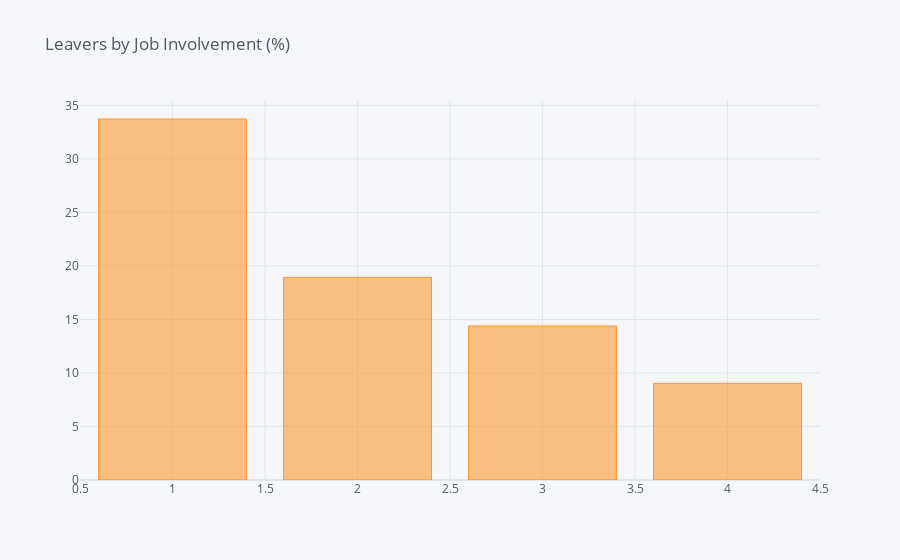

This figure's notebook cell:
### Code cell
df_JobInvolvement = pd.DataFrame(columns=["Job Involvement", "% of Leavers"])
i=0
for field in list(df['JobInvolvement'].unique()):
    ratio = df[(df['JobInvolvement']==field)&(df['Attrition']=="Yes")].shape[0] / df[df['JobInvolvement']==field].shape[0]
    df_JobInvolvement.loc[i] = (field, ratio*100)
    i += 1
    #print("In {}, the ratio of leavers is {:.2f}%".format(field, ratio*100))    
df_JI = df_JobInvolvement.groupby(by="Job Involvement").sum()
df_JI.iplot(kind='bar',title='Leavers by Job Involvement (%)')

### Figure 1 — Plotly figure (JSON) as saved in the notebook; plotly's stock layout.template omitted (floating-point values rounded to 4 significant figures)
{"data": [{"marker": {"color": "rgba(255, 153, 51, 0.6)", "line": {"color": "rgba(255, 153, 51, 1.0)", "width": 1}}, "name": "% of Leavers", "orientation": "v", "text": "", "type": "bar", "x": [1, 2, 3, 4], "y": [33.73, 18.93, 14.4, 9.028]}], "layout": {"legend": {"bgcolor": "#F5F6F9", "font": {"color": "#4D5663"}}, "paper_bgcolor": "#F5F6F9", "plot_bgcolor": "#F5F6F9", "title": {"font": {"color": "#4D5663"}, "text": "Leavers by Job Involvement (%)"}, "xaxis": {"gridcolor": "#E1E5ED", "showgrid": true, "tickfont": {"color": "#4D5663"}, "title": {"font": {"color": "#4D5663"}, "text": ""}, "zerolinecolor": "#E1E5ED"}, "yaxis": {"gridcolor": "#E1E5ED", "showgrid": true, "tickfont": {"color": "#4D5663"}, "title": {"font": {"color": "#4D5663"}, "text": ""}, "zerolinecolor": "#E1E5ED"}}}
